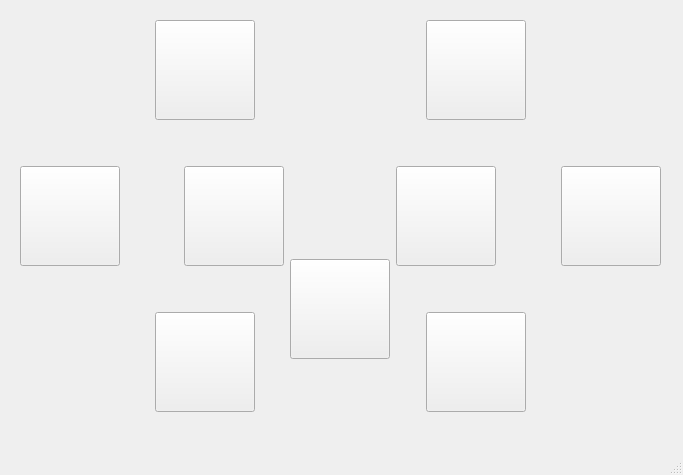
<?xml version="1.0" encoding="UTF-8"?>
<ui version="4.0">
 <class>MainWindow</class>
 <widget class="QMainWindow" name="MainWindow">
  <property name="geometry">
   <rect>
    <x>0</x>
    <y>0</y>
    <width>683</width>
    <height>475</height>
   </rect>
  </property>
  <property name="sizePolicy">
   <sizepolicy hsizetype="Fixed" vsizetype="Fixed">
    <horstretch>0</horstretch>
    <verstretch>0</verstretch>
   </sizepolicy>
  </property>
  <property name="minimumSize">
   <size>
    <width>100</width>
    <height>100</height>
   </size>
  </property>
  <property name="windowTitle">
   <string>MainWindow</string>
  </property>
  <property name="styleSheet">
   <string notr="true">border-image: url(:/mres/img/background.png);</string>
  </property>
  <widget class="QWidget" name="centralwidget">
   <widget class="QWidget" name="">
    <property name="geometry">
     <rect>
      <x>20</x>
      <y>20</y>
      <width>641</width>
      <height>392</height>
     </rect>
    </property>
    <layout class="QHBoxLayout" name="horizontalLayout">
     <item>
      <widget class="QPushButton" name="rightrotate">
       <property name="sizePolicy">
        <sizepolicy hsizetype="Fixed" vsizetype="Fixed">
         <horstretch>0</horstretch>
         <verstretch>0</verstretch>
        </sizepolicy>
       </property>
       <property name="minimumSize">
        <size>
         <width>100</width>
         <height>100</height>
        </size>
       </property>
       <property name="styleSheet">
        <string notr="true">border-image:url(:/mres/img/ron_rotate.png);
border-image: url(:/mres/img/right_rotate.png);
border-image: url(:/mres/img/rpress_rotate.png);
</string>
       </property>
       <property name="text">
        <string/>
       </property>
      </widget>
     </item>
     <item>
      <spacer name="horizontalSpacer">
       <property name="orientation">
        <enum>Qt::Horizontal</enum>
       </property>
       <property name="sizeHint" stdset="0">
        <size>
         <width>40</width>
         <height>20</height>
        </size>
       </property>
      </spacer>
     </item>
     <item>
      <layout class="QVBoxLayout" name="verticalLayout_2">
       <item>
        <layout class="QHBoxLayout" name="horizontalLayout_2">
         <item>
          <widget class="QPushButton" name="leftup">
           <property name="sizePolicy">
            <sizepolicy hsizetype="Fixed" vsizetype="Fixed">
             <horstretch>0</horstretch>
             <verstretch>0</verstretch>
            </sizepolicy>
           </property>
           <property name="minimumSize">
            <size>
             <width>100</width>
             <height>100</height>
            </size>
           </property>
           <property name="styleSheet">
            <string notr="true">border-image: url(:/mres/img/luon.png);
border-image: url(:/mres/img/leftup.png);
border-image: url(:/mres/img/lupress.png);
</string>
           </property>
           <property name="text">
            <string/>
           </property>
           <property name="shortcut">
            <string notr="true"/>
           </property>
           <property name="autoDefault">
            <bool>false</bool>
           </property>
           <property name="default">
            <bool>false</bool>
           </property>
           <property name="flat">
            <bool>false</bool>
           </property>
          </widget>
         </item>
         <item>
          <spacer name="horizontalSpacer_3">
           <property name="orientation">
            <enum>Qt::Horizontal</enum>
           </property>
           <property name="sizeHint" stdset="0">
            <size>
             <width>40</width>
             <height>20</height>
            </size>
           </property>
          </spacer>
         </item>
        </layout>
       </item>
       <item>
        <spacer name="verticalSpacer_2">
         <property name="orientation">
          <enum>Qt::Vertical</enum>
         </property>
         <property name="sizeHint" stdset="0">
          <size>
           <width>20</width>
           <height>40</height>
          </size>
         </property>
        </spacer>
       </item>
       <item>
        <layout class="QHBoxLayout" name="horizontalLayout_3">
         <item>
          <spacer name="horizontalSpacer_4">
           <property name="orientation">
            <enum>Qt::Horizontal</enum>
           </property>
           <property name="sizeHint" stdset="0">
            <size>
             <width>40</width>
             <height>20</height>
            </size>
           </property>
          </spacer>
         </item>
         <item>
          <widget class="QPushButton" name="leftArrow">
           <property name="sizePolicy">
            <sizepolicy hsizetype="Fixed" vsizetype="Fixed">
             <horstretch>0</horstretch>
             <verstretch>0</verstretch>
            </sizepolicy>
           </property>
           <property name="minimumSize">
            <size>
             <width>100</width>
             <height>100</height>
            </size>
           </property>
           <property name="sizeIncrement">
            <size>
             <width>100</width>
             <height>100</height>
            </size>
           </property>
           <property name="baseSize">
            <size>
             <width>100</width>
             <height>100</height>
            </size>
           </property>
           <property name="styleSheet">
            <string notr="true">border-image: url(:/mres/img/lon.png);
border-image: url(:/mres/img/left.png);
border-image: url(:/mres/img/lpress.png);
</string>
           </property>
           <property name="text">
            <string/>
           </property>
           <property name="iconSize">
            <size>
             <width>100</width>
             <height>100</height>
            </size>
           </property>
          </widget>
         </item>
        </layout>
       </item>
       <item>
        <spacer name="verticalSpacer_4">
         <property name="orientation">
          <enum>Qt::Vertical</enum>
         </property>
         <property name="sizeHint" stdset="0">
          <size>
           <width>20</width>
           <height>40</height>
          </size>
         </property>
        </spacer>
       </item>
       <item>
        <layout class="QHBoxLayout" name="horizontalLayout_4">
         <item>
          <widget class="QPushButton" name="leftdown">
           <property name="sizePolicy">
            <sizepolicy hsizetype="Fixed" vsizetype="Fixed">
             <horstretch>0</horstretch>
             <verstretch>0</verstretch>
            </sizepolicy>
           </property>
           <property name="minimumSize">
            <size>
             <width>100</width>
             <height>100</height>
            </size>
           </property>
           <property name="styleSheet">
            <string notr="true">border-image:url(:/mres/img/ldon.png);
border-image: url(:/mres/img/leftdown.png);
border-image: url(:/mres/img/ldpress.png);
</string>
           </property>
           <property name="text">
            <string/>
           </property>
          </widget>
         </item>
         <item>
          <spacer name="horizontalSpacer_5">
           <property name="orientation">
            <enum>Qt::Horizontal</enum>
           </property>
           <property name="sizeHint" stdset="0">
            <size>
             <width>40</width>
             <height>20</height>
            </size>
           </property>
          </spacer>
         </item>
        </layout>
       </item>
      </layout>
     </item>
     <item>
      <layout class="QVBoxLayout" name="verticalLayout">
       <item>
        <spacer name="verticalSpacer_6">
         <property name="orientation">
          <enum>Qt::Vertical</enum>
         </property>
         <property name="sizeHint" stdset="0">
          <size>
           <width>20</width>
           <height>20</height>
          </size>
         </property>
        </spacer>
       </item>
       <item>
        <widget class="QPushButton" name="upArrow">
         <property name="sizePolicy">
          <sizepolicy hsizetype="Fixed" vsizetype="Fixed">
           <horstretch>0</horstretch>
           <verstretch>0</verstretch>
          </sizepolicy>
         </property>
         <property name="minimumSize">
          <size>
           <width>100</width>
           <height>100</height>
          </size>
         </property>
         <property name="contextMenuPolicy">
          <enum>Qt::DefaultContextMenu</enum>
         </property>
         <property name="styleSheet">
          <string notr="true">border-image: url(:/mres/img/uon.png);
border-image: url(:/mres/img/up.png);
border-image: url(:/mres/img/upress.png);
</string>
         </property>
         <property name="text">
          <string/>
         </property>
         <property name="iconSize">
          <size>
           <width>48</width>
           <height>48</height>
          </size>
         </property>
         <property name="shortcut">
          <string notr="true"/>
         </property>
         <property name="autoRepeat">
          <bool>true</bool>
         </property>
         <property name="autoRepeatInterval">
          <number>99</number>
         </property>
         <property name="autoDefault">
          <bool>true</bool>
         </property>
         <property name="default">
          <bool>true</bool>
         </property>
         <property name="flat">
          <bool>true</bool>
         </property>
        </widget>
       </item>
       <item>
        <spacer name="verticalSpacer">
         <property name="orientation">
          <enum>Qt::Vertical</enum>
         </property>
         <property name="sizeHint" stdset="0">
          <size>
           <width>20</width>
           <height>80</height>
          </size>
         </property>
        </spacer>
       </item>
       <item>
        <widget class="QPushButton" name="downArrow">
         <property name="enabled">
          <bool>true</bool>
         </property>
         <property name="sizePolicy">
          <sizepolicy hsizetype="Fixed" vsizetype="Fixed">
           <horstretch>100</horstretch>
           <verstretch>100</verstretch>
          </sizepolicy>
         </property>
         <property name="minimumSize">
          <size>
           <width>100</width>
           <height>100</height>
          </size>
         </property>
         <property name="styleSheet">
          <string notr="true">border-image:url(:/mres/img/don.png);
border-image: url(:/mres/img/down.png);
border-image: url(:/mres/img/dpress.png);
</string>
         </property>
         <property name="text">
          <string/>
         </property>
         <property name="iconSize">
          <size>
           <width>100</width>
           <height>100</height>
          </size>
         </property>
        </widget>
       </item>
       <item>
        <spacer name="verticalSpacer_7">
         <property name="orientation">
          <enum>Qt::Vertical</enum>
         </property>
         <property name="sizeHint" stdset="0">
          <size>
           <width>20</width>
           <height>20</height>
          </size>
         </property>
        </spacer>
       </item>
      </layout>
     </item>
     <item>
      <layout class="QVBoxLayout" name="verticalLayout_3">
       <item>
        <layout class="QHBoxLayout" name="horizontalLayout_5">
         <item>
          <spacer name="horizontalSpacer_6">
           <property name="orientation">
            <enum>Qt::Horizontal</enum>
           </property>
           <property name="sizeHint" stdset="0">
            <size>
             <width>40</width>
             <height>20</height>
            </size>
           </property>
          </spacer>
         </item>
         <item>
          <widget class="QPushButton" name="rightup">
           <property name="sizePolicy">
            <sizepolicy hsizetype="Fixed" vsizetype="Fixed">
             <horstretch>0</horstretch>
             <verstretch>0</verstretch>
            </sizepolicy>
           </property>
           <property name="minimumSize">
            <size>
             <width>100</width>
             <height>100</height>
            </size>
           </property>
           <property name="styleSheet">
            <string notr="true">border-image: url(:/mres/img/ruon.png);
border-image: url(:/mres/img/rightup.png);
border-image: url(:/mres/img/rupress.png);
</string>
           </property>
           <property name="text">
            <string/>
           </property>
          </widget>
         </item>
        </layout>
       </item>
       <item>
        <spacer name="verticalSpacer_5">
         <property name="orientation">
          <enum>Qt::Vertical</enum>
         </property>
         <property name="sizeHint" stdset="0">
          <size>
           <width>20</width>
           <height>40</height>
          </size>
         </property>
        </spacer>
       </item>
       <item>
        <layout class="QHBoxLayout" name="horizontalLayout_6">
         <item>
          <widget class="QPushButton" name="rightArrow">
           <property name="sizePolicy">
            <sizepolicy hsizetype="Fixed" vsizetype="Fixed">
             <horstretch>0</horstretch>
             <verstretch>0</verstretch>
            </sizepolicy>
           </property>
           <property name="minimumSize">
            <size>
             <width>100</width>
             <height>100</height>
            </size>
           </property>
           <property name="styleSheet">
            <string notr="true">border-image:url(:/mres/img/ron.png);
border-image: url(:/mres/img/right.png);
border-image: url(:/mres/img/rpress.png);
</string>
           </property>
           <property name="text">
            <string/>
           </property>
          </widget>
         </item>
         <item>
          <spacer name="horizontalSpacer_7">
           <property name="orientation">
            <enum>Qt::Horizontal</enum>
           </property>
           <property name="sizeHint" stdset="0">
            <size>
             <width>40</width>
             <height>20</height>
            </size>
           </property>
          </spacer>
         </item>
        </layout>
       </item>
       <item>
        <spacer name="verticalSpacer_3">
         <property name="orientation">
          <enum>Qt::Vertical</enum>
         </property>
         <property name="sizeHint" stdset="0">
          <size>
           <width>20</width>
           <height>40</height>
          </size>
         </property>
        </spacer>
       </item>
       <item>
        <layout class="QHBoxLayout" name="horizontalLayout_7">
         <item>
          <spacer name="horizontalSpacer_8">
           <property name="orientation">
            <enum>Qt::Horizontal</enum>
           </property>
           <property name="sizeHint" stdset="0">
            <size>
             <width>40</width>
             <height>20</height>
            </size>
           </property>
          </spacer>
         </item>
         <item>
          <widget class="QPushButton" name="rightdown">
           <property name="sizePolicy">
            <sizepolicy hsizetype="Fixed" vsizetype="Fixed">
             <horstretch>0</horstretch>
             <verstretch>0</verstretch>
            </sizepolicy>
           </property>
           <property name="minimumSize">
            <size>
             <width>100</width>
             <height>100</height>
            </size>
           </property>
           <property name="styleSheet">
            <string notr="true">border-image:url(:/mres/img/rdon.png);
border-image: url(:/mres/img/rightdown.png);
border-image: url(:/mres/img/rdpress.png);
</string>
           </property>
           <property name="text">
            <string/>
           </property>
          </widget>
         </item>
        </layout>
       </item>
      </layout>
     </item>
     <item>
      <spacer name="horizontalSpacer_2">
       <property name="orientation">
        <enum>Qt::Horizontal</enum>
       </property>
       <property name="sizeHint" stdset="0">
        <size>
         <width>40</width>
         <height>20</height>
        </size>
       </property>
      </spacer>
     </item>
     <item>
      <widget class="QPushButton" name="leftrotate">
       <property name="sizePolicy">
        <sizepolicy hsizetype="Fixed" vsizetype="Fixed">
         <horstretch>0</horstretch>
         <verstretch>0</verstretch>
        </sizepolicy>
       </property>
       <property name="minimumSize">
        <size>
         <width>100</width>
         <height>100</height>
        </size>
       </property>
       <property name="styleSheet">
        <string notr="true">border-image:url(:/mres/img/lon_rotate.png);
border-image: url(:/mres/img/left_rotate.png);
border-image: url(:/mres/img/lpress_rotate.png);
</string>
       </property>
       <property name="text">
        <string/>
       </property>
      </widget>
     </item>
    </layout>
   </widget>
   <zorder>upArrow</zorder>
   <zorder>leftArrow</zorder>
   <zorder>rightArrow</zorder>
   <zorder>downArrow</zorder>
   <zorder>rightup</zorder>
   <zorder>leftdown</zorder>
   <zorder>rightdown</zorder>
   <zorder>horizontalSpacer</zorder>
   <zorder>verticalSpacer_2</zorder>
   <zorder>verticalSpacer_3</zorder>
   <zorder>leftup</zorder>
   <zorder>leftup</zorder>
   <zorder>horizontalSpacer_3</zorder>
   <zorder>leftArrow</zorder>
   <zorder>horizontalSpacer_4</zorder>
   <zorder>leftdown</zorder>
   <zorder>horizontalSpacer_5</zorder>
   <zorder>rightup</zorder>
   <zorder>horizontalSpacer_6</zorder>
   <zorder>rightArrow</zorder>
   <zorder>horizontalSpacer_7</zorder>
   <zorder>rightdown</zorder>
   <zorder>horizontalSpacer_8</zorder>
  </widget>
  <widget class="QMenuBar" name="menubar">
   <property name="geometry">
    <rect>
     <x>0</x>
     <y>0</y>
     <width>683</width>
     <height>22</height>
    </rect>
   </property>
  </widget>
  <widget class="QStatusBar" name="statusbar"/>
 </widget>
 <resources/>
 <connections/>
</ui>
